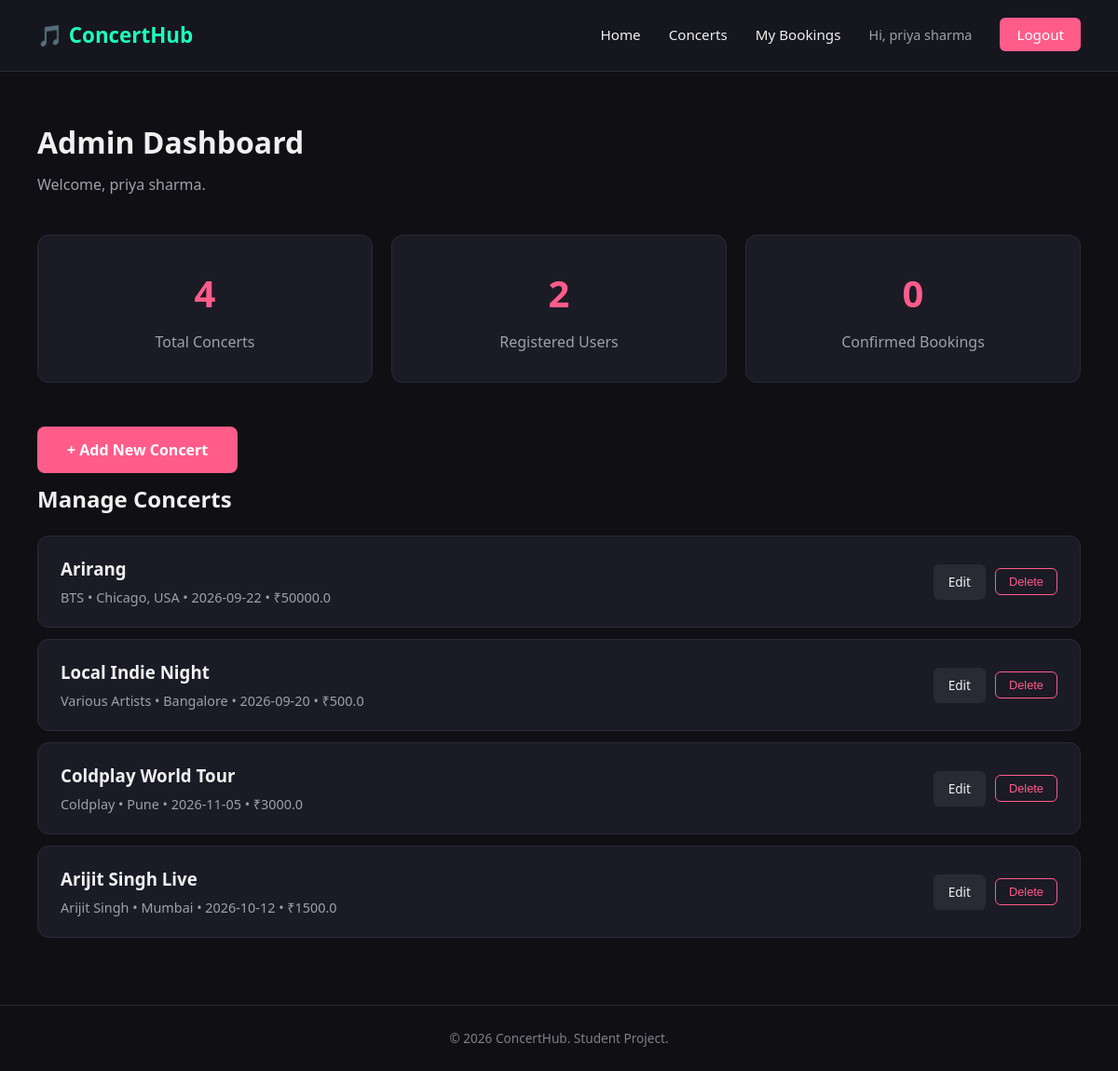
Page /admin (signed in) on the earlier database version.
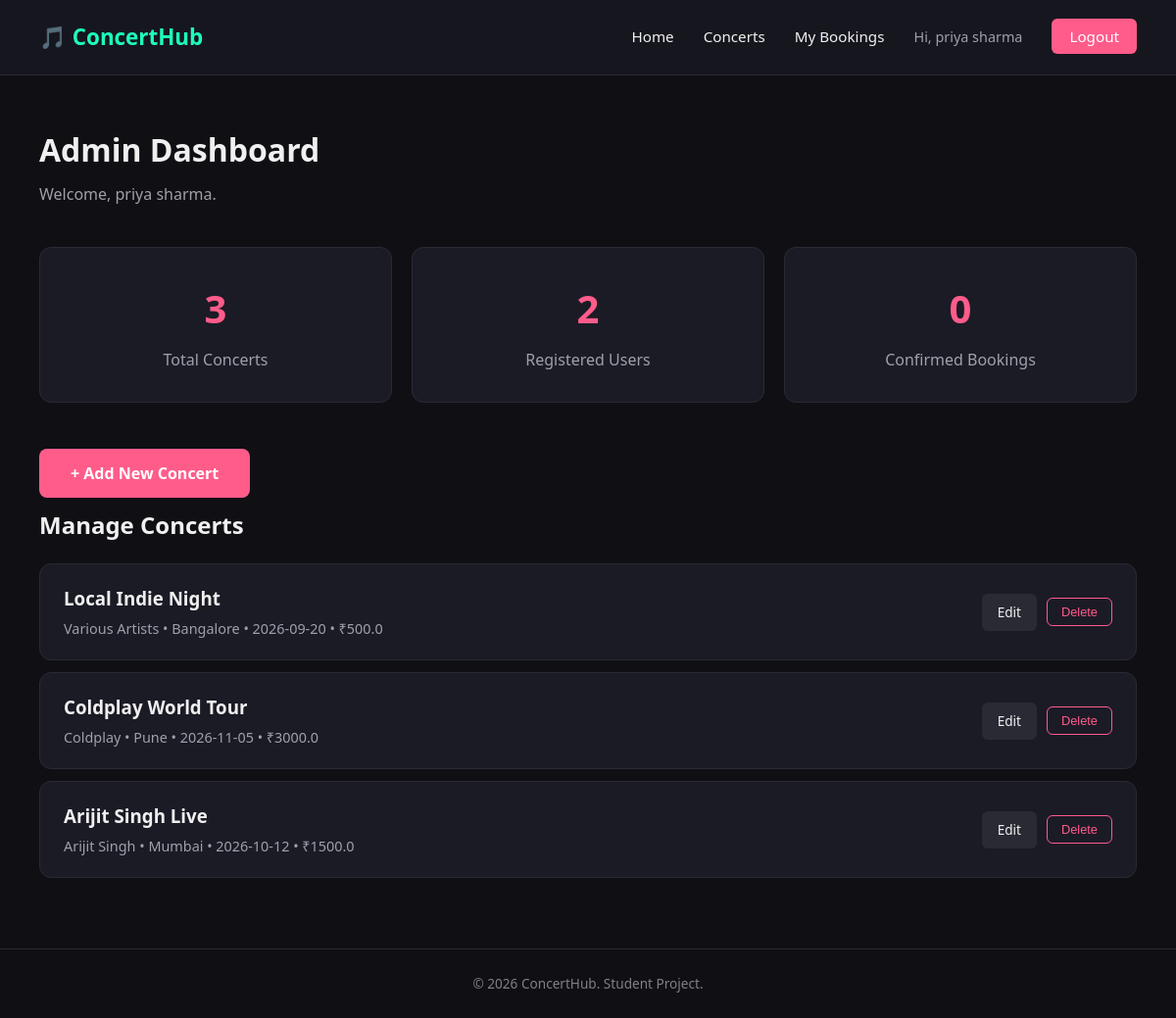
Same page on the later database version.
### tables this page shows
CREATE TABLE concerts (
        id INTEGER PRIMARY KEY AUTOINCREMENT,
        artist TEXT NOT NULL,
        concert_name TEXT NOT NULL,
        venue TEXT NOT NULL,
        city TEXT NOT NULL,
        date TEXT NOT NULL,
        time TEXT NOT NULL,
        price REAL NOT NULL,
        description TEXT,
        total_seats INTEGER NOT NULL
    );

### app.py (the view)
@app.route('/admin')
@admin_required
def admin_dashboard():
    connection = get_db_connection()
    total_concerts = connection.execute('SELECT COUNT(*) FROM concerts').fetchone()[0]
    total_users = connection.execute('SELECT COUNT(*) FROM users').fetchone()[0]
    total_bookings = connection.execute("SELECT COUNT(*) FROM bookings WHERE status = 'confirmed'").fetchone()[0]
    all_concerts = connection.execute('SELECT * FROM concerts ORDER BY id DESC').fetchall()
    connection.close()
    return render_template('admin.html',
                            total_concerts=total_concerts,
                            total_users=total_users,
                            total_bookings=total_bookings,
                            all_concerts=all_concerts)

### app.py (called while the page is built)
def get_db_connection():
    connection = sqlite3.connect('database/database.db')
    connection.row_factory = sqlite3.Row  # lets us access columns by name, not just by position
    return connection

def is_admin():
    return session.get('user_role') == 'admin'

def admin_required(f):
    @wraps(f)
    def decorated_function(*args, **kwargs):
        if 'user_id' not in session:
            return redirect(url_for('login'))
        if not is_admin():
            return "You do not have permission to access this page.", 403
        return f(*args, **kwargs)
    return decorated_function

### templates/admin.html (shortened to what this page needs)
{% extends "base.html" %}
{% block content %}
    <section class="page-header">
        <h1>Admin Dashboard</h1>
        <p>Welcome, {{ session.user_name }}.</p>
    </section>
    <section class="admin-stats">
        <div class="stat-card">
            <p class="stat-number">{{ total_concerts }}</p>
            <p class="stat-label">Total Concerts</p>
        </div>
        <div class="stat-card">
            <p class="stat-number">{{ total_users }}</p>
            <p class="stat-label">Registered Users</p>
        </div>
        <div class="stat-card">
            <p class="stat-number">{{ total_bookings }}</p>
            <p class="stat-label">Confirmed Bookings</p>
        </div>
    </section>
    <section style="padding: 0 40px;">
    <a href="{{ url_for('add_concert') }}" class="btn-primary">+ Add New Concert</a>
</section>
<section class="admin-concert-list">
    <h2>Manage Concerts</h2>
    {% for concert in all_concerts %}
    <div class="admin-concert-row">
        <div>
            <h3>{{ concert['concert_name'] }}</h3>
            <p class="booking-meta">{{ concert['artist'] }} • {{ concert['city'] }} • {{ concert['date'] }} • ₹{{ concert['price'] }}</p>
        </div>
        <div class="admin-concert-actions">
            <a href="{{ url_for('edit_concert', concert_id=concert['id']) }}" class="btn-secondary">Edit</a>
            <form action="{{ url_for('delete_concert', concert_id=concert['id']) }}" method="POST" onsubmit="return confirm('Are you sure you want to delete this concert? This cannot be undone.');">
                <button type="submit" class="btn-cancel">Delete</button>
            </form>
        </div>
    </div>
    {% endfor %}
</section>
{% endblock %}

Differences in the rows shown:
removed concerts: concert_name "Arirang", artist "BTS", city "Chicago, USA", date "2026-09-22", price "50000.0"
Other differences:
{{ total_concerts }}: "4" → "3"
